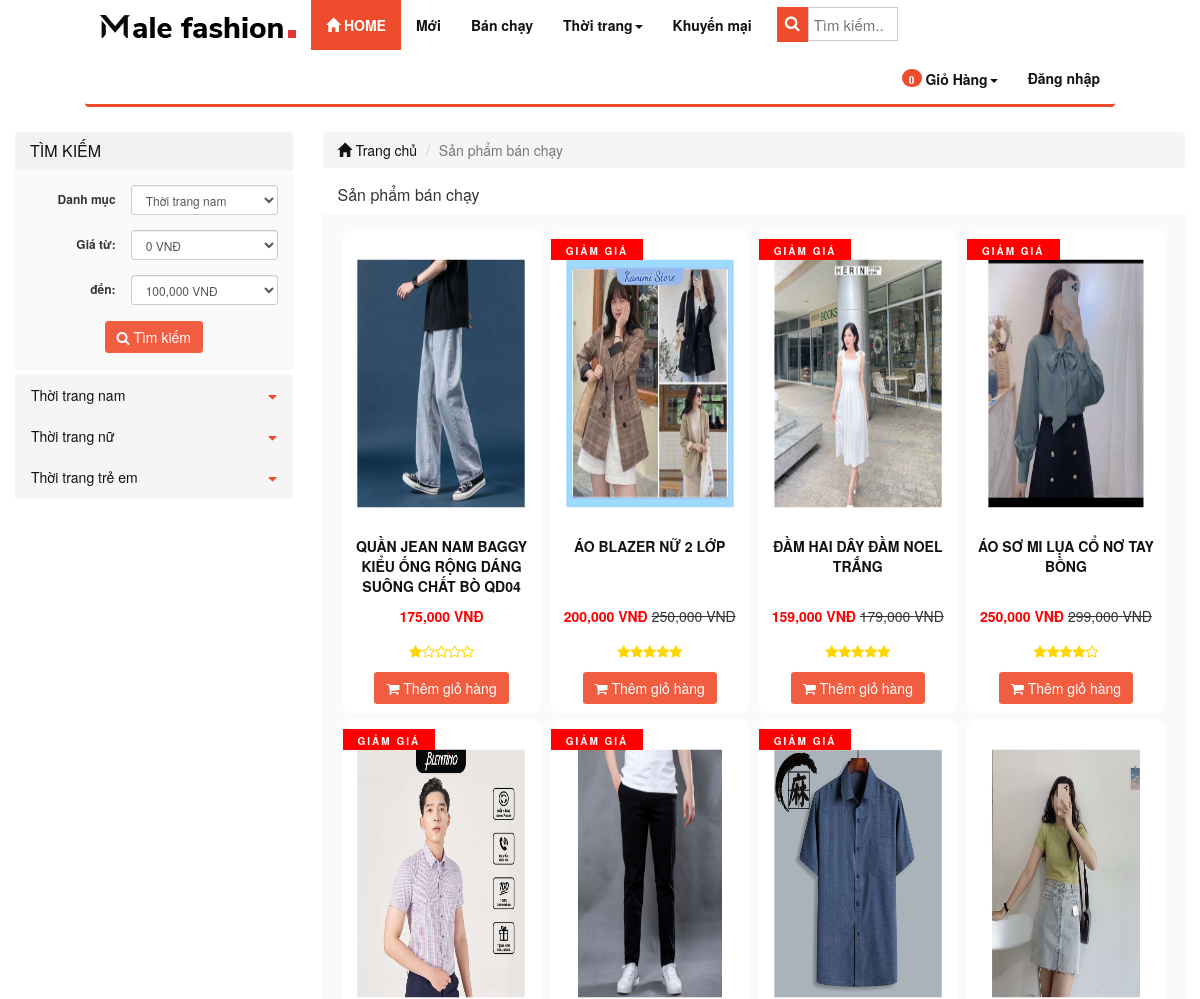
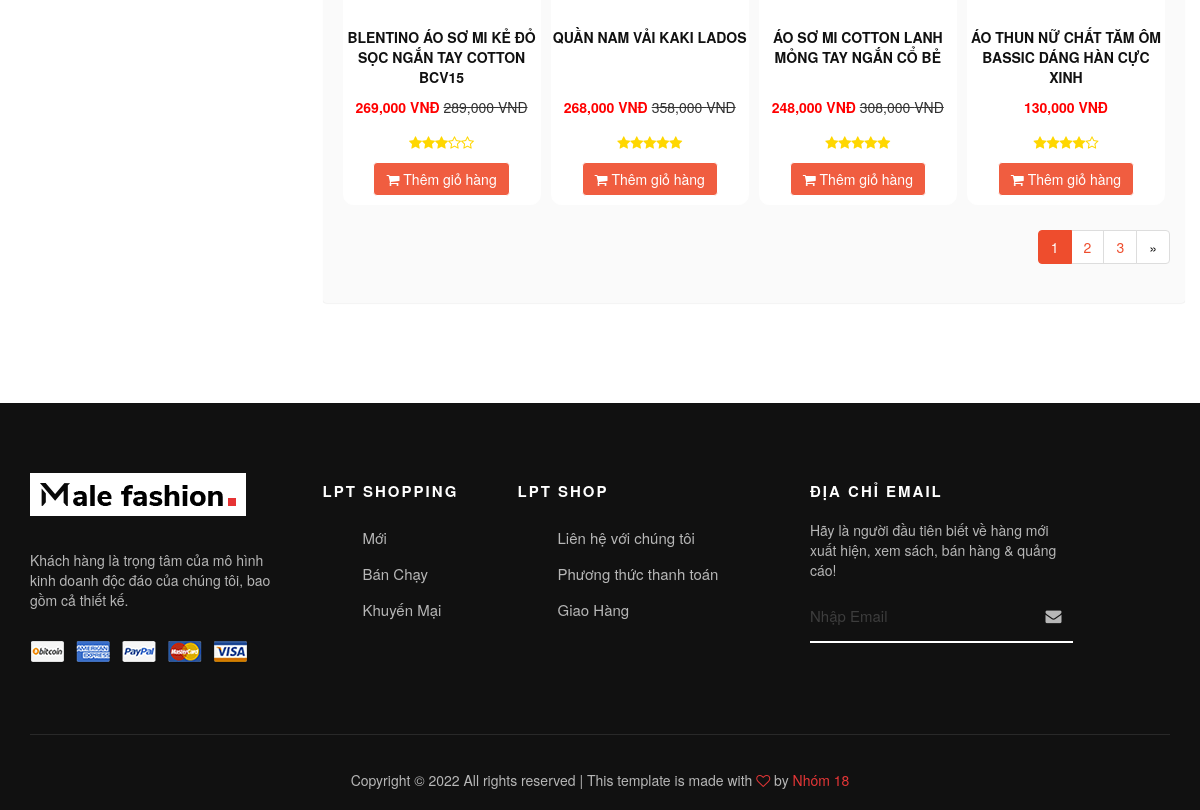
Page /index.php/product/hot on the committed database (2 pictures, top to bottom).
### tables this page shows
CREATE TABLE `catalog` (
  `id` int(11) NOT NULL,
  `name` varchar(100) NOT NULL,
  `description` varchar(255) DEFAULT NULL,
  `parent_id` int(11) NOT NULL,
  `sort_order` tinyint(4) NOT NULL,
  `created` datetime NOT NULL
);

CREATE TABLE `product` (
  `id` int(255) NOT NULL,
  `catalog_id` int(11) NOT NULL,
  `name` varchar(255) NOT NULL,
  `content` text NOT NULL,
  `price` decimal(15,2) NOT NULL DEFAULT 0.00,
  `discount` int(11) DEFAULT 0,
  `image_link` varchar(100) NOT NULL,
  `image_list` text NOT NULL,
  `view` int(11) NOT NULL DEFAULT 0,
  `buyed` int(255) NOT NULL,
  `rate_total` int(255) NOT NULL DEFAULT 4,
  `rate_count` int(255) NOT NULL DEFAULT 1,
  `created` int(11) NOT NULL
);

### application/controllers/Product.php (called while the page is built, shortened)
<?php
class Product extends MY_Controller {
    public function __construct() {
        parent::__construct();
        $this->load->model('product_model');
        $this->load->model('catalog_model');
        $this->load->model('comment_model');
        $this->load->model('user_model');
        $this->load->model('sizedetail_model');
        $this->load->model('size_model');
        $this->load->model('order_model');
        $this->load->library('form_validation');
        $this->load->helper('form');
        $this->load->library('upload');
        $this->load->library('upload_library');
    }
    public function hot() {
        $input = array();
        $input['order'] = array('buyed', 'DESC');
        $this->load->library('pagination');
        $base_url = base_url('product/hot');
        $total = 20;
        $per = 8;
        $uri = 3;
        $config = pagination($base_url, $total, $per, $uri);
        $segment = $this->uri->segment(3);
        $segment = intval($segment);
        $input['limit'] = array($config['per_page'], $segment);
        $product_list = $this->product_model->get_list($input);
        $this->data['product_list'] = $product_list;
        $this->data['temp'] = 'site/product/hot';
        $this->load->view('site/layoutsub', $this->data);
    }
}

### index.php (called while the page is built, shortened)
<?php
require_once BASEPATH.'core/CodeIgniter.php';

### application/core/MY_Controller.php (called while the page is built, shortened)
<?php
class MY_Controller extends CI_Controller {
	function __construct()
	{
		$controller = $this->uri->segment(1);
		switch ($controller) {
			default:
				$input = array();
				$input['where'] = array('parent_id' => '1');
				$input['order'] = array('sort_order', 'ASC');
				$catalog = $this->catalog_model->get_list($input);
				break;
		}
	}
}

### application/core/MY_Model.php (called while the page is built, shortened)
<?php if ( ! defined('BASEPATH')) exit('No direct script access allowed');
class MY_Model extends CI_Model {
    var $table = '';
    var $key = 'id';
    var $order = '';
    function query2($sql){
        $rows = $this->db->query($sql);
        return $rows->row();
    }
    function get_list($input = array())
    {
        $query = $this->db->get($this->table);
        return $query->result();
    }
    protected function get_list_set_input($input = array())
    {
        if ((isset($input['where'])) && $input['where'])
        {
            $this->db->where($input['where']);
        }
        if (isset($input['order'][0]) && isset($input['order'][1]))
        {
            $this->db->order_by($input['order'][0], $input['order'][1]);
        }
        else
        {
            $order = ($this->order == '') ? array($this->table.'.'.$this->key, 'desc') : $this->order;
            $this->db->order_by($order[0], $order[1]);
        }
        if (isset($input['limit'][0]) && isset($input['limit'][1]))
        {
            $this->db->limit($input['limit'][0], $input['limit'][1]);
        }
    }
}
?>

### application/views/site/product/hot.php (the view)
<div class="col-xs-12 col-sm-9 col-md-9 col-lg-9 clearpaddingr">
    <div class="col-xs-12 col-sm-12 col-md-12 col-lg-12 clearpadding">
        <ol class="breadcrumb">
            <li><a href="<?php echo base_url(); ?>"><span class="glyphicon glyphicon-home" aria-hidden="true"></span> Trang chủ</a></li>
            <li class="active">Sản phẩm bán chạy</li>
        </ol>
        <div class="panel panel-info">
            <div class="panel-heading">
                <h3 class="panel-title">Sản phẩm bán chạy</h3>
            </div>
            <div class="panel-body">
                <div class="col-xs-12 col-sm-12 col-md-12 col-lg-12 clearpadding">
                    <?php
                    foreach ($product_list as $value) {
                        $name = covert_vi_to_en($value->name);
                        $name = strtolower($name);
                        ?>
                        <div class="col-xs-12 col-sm-6 col-md-3 col-lg-3 re-padding">
                            <div class="product_item">
                                <div class="product-image">
                                    <a href="<?php echo base_url($name . '-p' . $value->id); ?>"><img src="<?php echo base_url(); ?>upload/product/<?php echo $value->image_link; ?>" alt="" class=""></a>
                                </div>
                                <p class="product_name" ><a href="<?php echo base_url($name . '-p' . $value->id); ?>" ><?php echo $value->name; ?></a></p>
                                <?php
                                if ($value->discount > 0) {
                                    $new_price = $value->price - $value->discount;
                                    ?>
                                    <p><span class='price text-right'><?php echo number_format($new_price); ?> VNĐ</span> <del class="product-discount"><?php echo number_format($value->price); ?> VNĐ</del></p>
                                <?php } else { ?>
                                    <p><span class='price text-right'><?php echo number_format($value->price); ?> VNĐ</span></p>
                                <?php } ?>
                                <?php
                                if ($value->discount != 0)
                                    echo '<span class="label_pro">Giảm giá</span>';
                                ?>
                                <p>
                                    <?php $raty_tb = round($value->rate_total / $value->rate_count); ?>
                                    <?php
                                    $i2 = 1;
                                    for ($i2; $i2 <= $raty_tb; $i2++) {
                                        echo '<i class="fa fa-star" style="color:gold"></i>';
                                    }
                                    $i3 = 1;
                                    for ($i3; $i3 <= (5 - $raty_tb); $i3++) {
                                        echo '<i class="fa fa-star-o" style="color: gold"></i>';
                                    }
                                    ?>
                                </p>
                                <?php
                                $query_count = 'SELECT SUM(quantity) As totalproduct FROM sizedetail WHERE product_id = ' . $value->id;
                                $result = $this->sizedetail_model->query2($query_count);
                                $sl = $result->totalproduct;
                                if ($sl > 0) {
                                    ?>
                                    <a href="<?php echo base_url('cart/add/' . $value->id); ?>"><button class='btn btn-info'><span class="fa fa-shopping-cart" aria-hidden="true"></span> Thêm giỏ hàng</button></a>
                                <?php } else { ?>
                                    <a style="pointer-events: none;"><button style="pointer-events: none;background-color: #333;border: none " class='btn btn-info'>Hết hàng</button></a>
                                <?php } ?>
                            </div>
                        </div>
                    <?php } ?>
                </div>
                <?php echo $this->pagination->create_links(); ?>
            </div>
        </div>
    </div>
</div>

### application/views/site/sidebar.php (shortened to what this page needs)
<?php
$catalog_id = isset($catalog_id) ? $catalog_id : NULL;
$price_from = isset($price_from) ? $price_from : NULL;
$price_to = isset($price_to) ? $price_to : NULL;
?>
<div class="col-xs-12 col-sm-3 col-md-3 col-lg-3 clearpaddingl">
    <div class="panel panel-info" style="margin-bottom: 5px;">
        <div class="panel-heading" style="background-color: #f2f2f2;color: #111">
            <h3 class="panel-title">TÌM KIẾM</h3>
        </div>
        <div class="panel-body">
            <form class="form-horizontal text-center" method="post" action="<?php echo base_url('product/search'); ?>">
                <div class="form-group form-group-sm">
                    <label class="col-sm-5 clearpaddingl control-label" for="formGroupInputSmall">Danh mục</label>
                    <div class="col-sm-7" style="padding-left: 0px">
                        <select class="form-control" name="catalog_id">
                            <?php foreach ($catalog as $value) { ?>
                                <option value="<?php echo $value->id; ?>" style='font-weight: bold' <?php if ($value->id == $catalog_id) echo 'selected'; ?>><?php echo $value->name; ?></option>
                    <?php } ?>
                    </select>
                </div>
        </div>
        <div class="form-group form-group-sm">
            <label class="col-sm-5 control-label" for="formGroupInputSmall">Giá từ:</label>
            <div class="col-sm-7" style="padding-left: 0px">
                <select class="form-control" name="price_from">
                    <?php for ($i = 0; $i < 1400000; $i = $i + 100000) { ?>
                        <option value="<?php echo $i ?>" <?php if ($i == $price_from) echo 'selected'; ?>><?php echo number_format($i); ?> VNĐ</option>
                    <?php } ?>
                </select>
            </div>
        </div>
        <div class="form-group form-group-sm">
            <label class="col-sm-5 control-label" for="formGroupInputSmall">đến:</label>
            <div class="col-sm-7" style="padding-left: 0px">
                <select class="form-control" name="price_to">
                    <?php for ($i = 100000; $i < 1500000; $i = $i + 100000) { ?>
                        <option value="<?php echo $i ?>" <?php if ($i == $price_to) echo 'selected'; ?>><?php echo number_format($i); ?> VNĐ</option>
                    <?php } ?>
                </select>
            </div>
        </div>
                <button class="btn btn-info" type="submit" name='submit'><i class="fa fa-search"></i> Tìm kiếm</button>
        </form>
    </div>
</div>
<div class="panel panel-info">
    <div class="panel-body" style="padding:0px">
        <div class="list-group">
            <?php
            foreach ($catalog as $value) {
                $name = covert_vi_to_en($value->name);
                $name = strtolower($name);
                ?>
                <div class="list-group">
                    <button class="list-group-item dropdown-btn">
                        <a href="<?php echo base_url($name . '-c' . $value->id); ?>" class=""><?php echo $value->name; ?></a>
                        <i class="fa fa-caret-down" ></i>
                    </button>
                </div>
            <?php } ?>
        </div>
    </div>
</div>
</div>

### public/site/css/style.css (style rules this page uses)
.clearpadding { padding-left: 0px; padding-right: 0px; }
.clearpaddingl { padding-left: 0px; }
.clearpaddingr { padding-right: 0px; }
.re-padding { padding-right: 5px; padding-left: 5px; }
.panel { margin-bottom: 0px; }
.product_item { border: 1px solid #ffffff; border-radius: 10px; text-align: center; padding-top: 8px; padding-bottom: 8px; margin-bottom: 5px; background-color: #ffffff; }
.product_item .label_pro { color: #ffffff; background: red; font-size: 10px; font-weight: 700; letter-spacing: 2px; text-transform: uppercase; display: inline-block; padding: 5px 15px 2px; position: absolute; left: 5px; top: 10px; }
.dropdown-btn { position: relative; display: block; padding: 10px 15px; margin-bottom: -1px; background-color: #f5f5f5; border: 1px solid #f5f5f5; }
.fa-caret-down { margin-top: 2%; float: right; color: rgb(238, 77, 45); }
.product_name { height: 55px; text-transform: uppercase; font-size: 14px; color: #111111; font-weight: bold; }
.price { color: red; font-weight: bold; }
.product-image { margin-top:8px; margin-bottom:8px; }
.product-image img { width: 95%; height: 275px; -webkit-transform:scale(0.9); -moz-transform:scale(0.9); -o-transform:scale(0.9); transition: all .4s ease; -webkit-transition: all .4s ease; -moz-transition: all .4s ease; -o-transition: all .4s ease; }
.breadcrumb { margin-bottom: 8px; }
.list-group { margin-bottom: 0px; }

### rows in the picture
catalog: name "Thời trang nam"
catalog: name "Thời trang nữ"
catalog: name "Thời trang trẻ em"
product: image_link (picture), name "QUẦN JEAN NAM BAGGY KIỂU ỐNG RỘNG DÁNG SUÔNG CHẤT BÒ QD04", price "175,000"
product: image_link (picture), name "ÁO BLAZER NỮ 2 LỚP", new_price "200,000", price "250,000", shows "GIẢM GIÁ"
product: image_link (picture), name "ĐẦM HAI DÂY ĐẦM NOEL TRẮNG", new_price "159,000", price "179,000", shows "GIẢM GIÁ"
product: image_link (picture), name "ÁO SƠ MI LỤA CỔ NƠ TAY BỒNG", new_price "250,000", price "299,000", shows "GIẢM GIÁ", rate_total 4 (drawn)
product: image_link (picture), name "BLENTINO ÁO SƠ MI KẺ ĐỎ SỌC NGẮN TAY COTTON BCV15", new_price "269,000", price "289,000", shows "GIẢM GIÁ", rate_count 2 (drawn)
product: image_link (picture), name "QUẦN NAM VẢI KAKI LADOS", new_price "268,000", price "358,000", shows "GIẢM GIÁ"
product: image_link (picture), name "ÁO SƠ MI COTTON LANH MỎNG TAY NGẮN CỔ BẺ", new_price "248,000", price "308,000", shows "GIẢM GIÁ"
product: image_link (picture), name "ÁO THUN NỮ CHẤT TĂM ÔM BASSIC DÁNG HÀN CỰC XINH", price "130,000", rate_total 4 (drawn)

### other values in the picture
$total_items "0"
$this->pagination->create_links() "1 2 3 »"
form field catalog_id "Thời trang nam"
form field price_from "0 VNĐ"
form field price_to "100,000 VNĐ"
